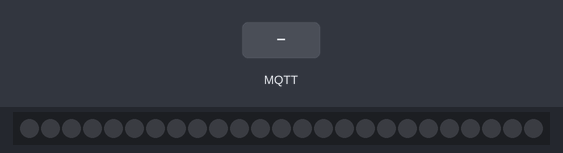
The sketch below on a simulated ESP8266 (NodeMCU). On the bench: 25 RGB LEDs in strip order, left to right. The inputs (shaded band) are chosen by the test bench. Dim RGB values are drawn brighter than linear; WiFi joins after 1.5 s; servers stay silent unless stated; random numbers use the default seed unless the sketch sets one; no MQTT or app messages arrive unless stated; what the sketch prints to the serial monitor is not drawn.

Above: at 3.7 s.
3.8 s: MQTT message "1" arrives on the first subscribed topic
At 4.4 s:
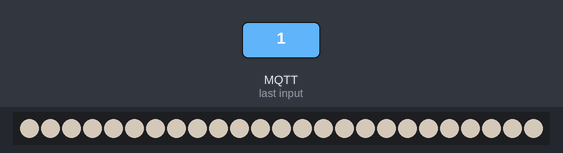
5.3 s: MQTT message "1" arrives on the second subscribed topic
At 6.5 s:
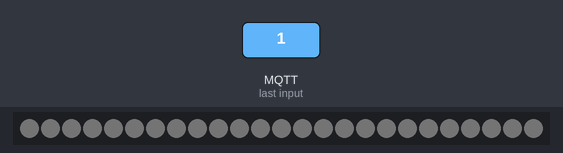
6.8 s: MQTT message "1" arrives on the third subscribed topic
At 7.8 s:
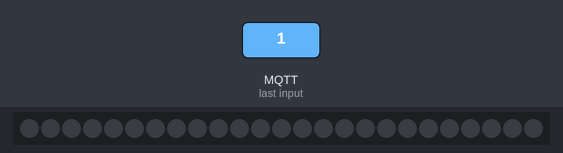
Timing chart, 0 to 9.8 s (numbered marks = the images above; inputs shaded):
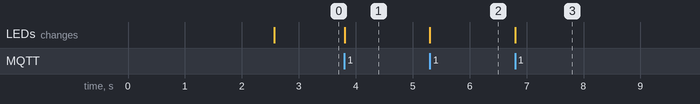

The sketch:

FastLedPaletteSelection.ino
```cpp
/*  MQTT FAST LED LIGHT CONTROLLED VIA HOME ASSISTANT with ESP8266:
    - WiFi INITIALISAZION: as described embedded
    - MQTT stndard pubsubclient LIBRARY.
        - reconnect() connect to the broker and subscribe to topics
        - callback() recieve the messages this client is subscribed to
    - turnON/turnOFF function - standard payload "ON" "OFF"
    - brightness control (no need confirmation for this
      within HA.only if there is an external control for that)
    - Palette selection (STATIC) through HA
    - RGB palette allows to control colors
    - Display the value of sensor_battery1 on the led strip


    HOME ASSISTANT LIGHT (RGB)

light:
- platform: mqtt
  name: 'Totem'
  command_topic: 'demo/totem/setpower'
  state_topic: 'demo/totem/setpowerOK'
  brightness_command_topic: 'demo/totem/setbrightness'
  brightness_state_topic: 'demo/totem/setbrightnessOK'
  rgb_command_topic: 'demo/totem/setcolor'
  rgb_state_topic: 'demo/totem/setcolorOK'
  #brightness_scale: 100
  optimistic: false
  retain: true

input_select:
  palette_select:
    name: Select Palette
    options:
     - "RGB"
     - "Semaforo"
     - "Rainbow"
     - "Clouds"
     - "YelRosePurp"
     - "Fire"
     - "Drago Verde"
     - "Trove"
     - "Peppermint"
    initial: "Semaforo"

automation:

- alias: "Select Palette"
  initial_state: True
  hide_entity: False
  trigger:
    - platform: state
      entity_id: input_select.palette_select
  action:
    - service: mqtt.publish
      data_template:
        topic: "demo/totem/selectpalette"
        payload: '{{ trigger.to_state.state | string }}'

- alias: "Bar Height"
  initial_state: True
  hide_entity: False
  trigger:
    - platform: state
      entity_id: sensor.battery_1
  action:
    - service: mqtt.publish
      data_template:
        topic: "demo/totem/battery1"
        payload_template: "{{ trigger.to_state.state | string }}"

*/

#define FASTLED_ALLOW_INTERRUPTS 0 //FOUNDAMENTAL TO AVOID GLITCHES with ESP!!!
#include <FastLED.h>
#include <ESP8266WiFi.h>
#include <PubSubClient.h>


/************ FASTLED STUFF ******************/
#define NUM_LEDS 25
#define DATA_PIN 7
#define LED_TYPE WS2812B
#define COLOR_ORDER GRB
#define UPDATES_PER_SECOND 20


/************ WIFI and MQTT INFORMATION ******************/
#define wifi_ssid "HassWiFi"
#define wifi_password "hassbian"

#define mqtt_server "10.0.0.2"
//#define mqtt_user "user MOSQUITTO"
//#define mqtt_password "password MOSQUITTO"


/****************************** MQTT TOPICS  ***************************************/
#define SetpowerSub "demo/totem/setpower"        //turn ON turn OFF
#define SetpowerPub "demo/totem/setpowerOK"      //and confirm

#define SetbrightnessSub "demo/totem/setbrightness"    //set brightness
#define SetbrightnessPub "demo/totem/setbrightnessOK"  //and confirm (HA mqtt don't need confirmation, but i loses the data if turned OFF)

#define SetcolorSub "demo/totem/setcolor"
#define SetcolorPub "demo/totem/setcolorOK"

#define Battery1Sub "demo/totem/battery1"
#define SetPaletteSub "demo/totem/selectpalette"


char msg_buff[100]; // to store the message payload format for publishing

/************************* WI-FI (variables) **************************/
WiFiClient espClient;              //initialise a wifi client
PubSubClient client(espClient);   //creates a partially initialised client instance


/************ MORE FASTLED STUFF (variables)******************/


String setPower = "OFF";          //string recieved values
String setBrightness = "128";
String setColor = "255,241,224";
String setPalette = "RGB";
int brightness = 128;

int Rcolor = 255;
int Gcolor = 241;
int Bcolor = 224; //warm white

float batteryValue = 0.0;
int batteryLevel = 0;
int numLedsToLight;

CRGB leds[NUM_LEDS];
CRGBPalette16 LaPalette; //a type palette 16bit

float MqttValue;
//extern CRGBPalette16 myRainbowPalette_p;
extern const TProgmemPalette16 myTrafficLightsPalette_p PROGMEM;
extern const TProgmemPalette16 myClouds_p PROGMEM;

/************ SETUP WIFI CONNECT and PRINT IP SERIAL ******************/
void setup_wifi() {

  delay(10);
  // We start by connecting to a WiFi network
  Serial.println();
  Serial.print("Connecting to ");
  Serial.println(wifi_ssid);

  WiFi.begin(wifi_ssid, wifi_password);

  while (WiFi.status() != WL_CONNECTED) {
    delay(500);
    Serial.print(".");
  }

  randomSeed(micros());
  Serial.println("");
  Serial.println("WiFi connected");
  Serial.println("IP address: ");
  Serial.println(WiFi.localIP());
}

void callback(char* p_topic, byte* p_payload, unsigned int p_length) {
  int i = 0;
  //turn on turn off command and publish
  if (String(p_topic) == SetpowerSub) {
    for (i = 0; i < p_length; i++) {
      msg_buff[i] = p_payload[i];
    }
    msg_buff[p_length] = '\0';
    setPower = String(msg_buff);
    Serial.println("Set Power: " + setPower);
    if (setPower == "OFF") {
      client.publish(SetpowerPub, "OFF");
    }

    if (setPower == "ON") {
      client.publish(SetpowerPub, "ON");
    }
  }

  if (String(p_topic) == SetbrightnessSub) {
    for (i = 0; i < p_length; i++) {
      msg_buff[i] = p_payload[i];
    }
    msg_buff[i] = '\0';
    setBrightness = String(msg_buff);
    Serial.println("Set Brightness: " + setBrightness);
    brightness = setBrightness.toInt();
    client.publish(SetbrightnessPub, msg_buff);
    //setPower = "ON";                            //logically correct but useless.
    //client.publish(SetpowerPub, "ON");          //HA publishes "ON" when controlling brightness
  }
  if (String(p_topic) == SetcolorSub) {
    for (i = 0; i < p_length; i++) {
      msg_buff[i] = p_payload[i];
      Serial.print(msg_buff[i]);
    }
    msg_buff[i] = '\0';
    setColor = String(msg_buff);
    Serial.println("Set color: " + setColor);
    Rcolor = setColor.substring(0, setColor.indexOf(',')).toInt();
    Gcolor = setColor.substring(setColor.indexOf(',') + 1, setColor.lastIndexOf(',')).toInt();
    Bcolor = setColor.substring(setColor.lastIndexOf(',') + 1).toInt();
    client.publish(SetcolorPub, msg_buff);
  }

  if (String(p_topic) == Battery1Sub) {     //read battery values
    p_payload[p_length] = '\0';  //terminate the string with NULL
    String message_buffer = String((char*)p_payload);
    batteryValue = message_buffer.toFloat();
    batteryLevel = (int)batteryValue;
    Serial.println("Message arrived [");
    Serial.print(batteryValue);
    Serial.print("] ");
    Serial.println();
  }

  if (String(p_topic) == SetPaletteSub) {
    for (i = 0; i < p_length; i++) {
      msg_buff[i] = p_payload[i];
    }
    msg_buff[i] = '\0';
    setPalette = String(msg_buff);
    if (setPalette == "RGB") {
      Serial.println("RGB mode active  -  pickup your color");
    }
    else {
      Serial.println("Set Palette: " + setPalette);
      AssignPalette(setPalette);
    }
    client.publish(SetpowerPub, "ON");

  }
}

void reconnect() {
  // Loop until we're reconnected
  while (!client.connected()) {
    Serial.print("Attempting MQTT connection...");
    // Create a random client ID
    String clientId = "ESP8266Client-";
    clientId += String(random(0xffff), HEX);
    // Attempt to connect
    if (client.connect(clientId.c_str())) {
      Serial.println("connected");
      if (setPower == "ON")
        client.publish(SetpowerPub, "ON"); // Once connected, publish state
      else
        client.publish(SetpowerPub, "OFF");
      // ... and resubscribe
      client.subscribe(SetpowerSub);
      client.subscribe(SetbrightnessSub);
      client.subscribe(SetcolorSub);
      client.subscribe(SetPaletteSub);
      client.subscribe(Battery1Sub);


    } else {
      Serial.print("failed, rc=");
      Serial.print(client.state());
      Serial.println(" try again in 5 seconds");
      // Wait 5 seconds before retrying
      delay(5000);
    }
  }
}
void setup() {
  Serial.begin(9600);    //for debugging
  setup_wifi();
  client.setServer(mqtt_server, 1883);  //client is now ready for use
  client.setCallback(callback);

  delay(1000); //power-up safety delay
  FastLED.addLeds<LED_TYPE, DATA_PIN, COLOR_ORDER>(leds, NUM_LEDS).setCorrection(TypicalLEDStrip);
  FastLED.setMaxPowerInVoltsAndMilliamps(5, 1000); //as the function says.....
  FastLED.setBrightness( brightness );
  FastLED.setDither(0);  //quando dimmera basso (i.e. 25% di 46 di brightness, il risultato è 11,5)
  //                       //senza questo comando fa un dithering tra 11 e 12 ---> reference:  https://github.com/FastLED/FastLED/wiki/FastLED-Temporal-Dithering


  LaPalette = myTrafficLightsPalette_p; //single color mapping HERE
  client.publish(SetcolorPub, "255,241,224");
  batteryLevel=100;
}

void loop() {


  numLedsToLight = map(batteryLevel, 0, 100, 0, NUM_LEDS);

  if (!client.connected()) {
    reconnect();
  }
  client.loop();

  if (setPower == "OFF") {
    for ( int i = 0; i < NUM_LEDS; i++)
      leds[i].fadeToBlackBy( 16 );   //FADE OFF LEDS

  }

  else if (setPalette != "RGB") {
    FastLED.clear();
    for (int i = 0; i < numLedsToLight; i++)
      leds[i] = ColorFromPalette( LaPalette, i * (255 / (NUM_LEDS - 1)), 255, LINEARBLEND);
  }
  else if (setPalette == "RGB") {
    fill_solid(leds, NUM_LEDS, CRGB(Rcolor, Gcolor, Bcolor));

  }

  FastLED.setBrightness(brightness);
  FastLED.show();
}


//yellow rose and purple
DEFINE_GRADIENT_PALETTE( bhw1_01_gp ) {
  0, 227, 101,  3,
  117, 194, 18, 19,
  255,  92,  8, 192
};

// azzurro verde giallino verde azzurro //
DEFINE_GRADIENT_PALETTE( bhw2_turq_gp ) {
  0,   1, 33, 95,
  38,   1, 107, 37,
  76,  42, 255, 45,
  127, 255, 255, 45,
  178,  42, 255, 45,
  216,   1, 107, 37,
  255,   1, 33, 95
};

// fire with some rose
DEFINE_GRADIENT_PALETTE( bhw3_02_gp ) {
  0, 121,  1,  1,    //red
  63, 255, 57,  1,   //orange
  112, 255, 2, 3,  //red
  145, 255, 20, 5,  //red
  188, 244, 146,  3, //yellow
  255, 115, 14,  1   //redish
};

DEFINE_GRADIENT_PALETTE( trove_gp ) {
  0,  12, 23, 11,
  12,   8, 52, 27,
  25,  32, 142, 64,
  38,  55, 68, 30,
  51, 190, 135, 45,
  63, 201, 175, 59,
  76, 186, 80, 20,
  89, 220, 79, 32,
  101, 184, 33, 14,
  114, 137, 16, 15,
  127, 118, 20, 27,
  140,  79, 16, 35,
  153,  67,  8, 26,
  165,  22,  9, 42,
  178,  11,  3, 34,
  191,  58, 31, 109,
  204, 186, 49, 83,
  216, 182, 25, 55,
  229,  39, 90, 100,
  242,  15, 81, 132,
  255,  68, 135, 52
};

// Gradient palette "Sunrise_gp", originally from
// http://soliton.vm.bytemark.co.uk/pub/cpt-city/ggr/tn/Sunrise.png.index.html
// converted for FastLED with gammas (2.6, 2.2, 2.5)
// Size: 52 bytes of program space.

DEFINE_GRADIENT_PALETTE( Sunrise_gp ) {
    0, 255,255,255,
   25, 237,246,199,
   51, 222,237,151,
   96, 237,139, 54,
  124, 255, 69,  9,
  128, 139, 21,  5,
  134,  61,  1,  2,
  139,  29,  2,  1,
  143,   9,  4,  1,
  155,  12, 16, 29,
  177,  15, 39,145,
  215,  65,118,197,
  255, 167,246,255};


//LaPalette = myRainbowPalette_p; incase assign palette before fire the leds

void AssignPalette(String p_Palette) {

  //if (p_Palette == "RGB") SetStaticColor();
  if (p_Palette == "Semaforo") LaPalette = myTrafficLightsPalette_p;
  else if (p_Palette == "Rainbow") LaPalette = RainbowColors_p;
  else if (p_Palette == "Clouds") LaPalette = myClouds_p;
  else if (p_Palette == "YelRosePurp") LaPalette = bhw1_01_gp;
  else if (p_Palette == "Fire") LaPalette = bhw3_02_gp;
  else if (p_Palette == "Drago Verde") LaPalette = bhw2_turq_gp;
  else if (p_Palette == "Trove") LaPalette = trove_gp;
  else if (p_Palette == "Peppermint") LaPalette = Sunrise_gp;

}


const TProgmemPalette16 myTrafficLightsPalette_p PROGMEM =
{
  CRGB::Red,
  CRGB::Red,
  CRGB::Red,
  CRGB::Red,

  CRGB::OrangeRed,
  CRGB::OrangeRed,
  CRGB::OrangeRed,
  CRGB::Orange,

  CRGB::Orange,
  CRGB::Yellow,
  CRGB::LawnGreen,
  CRGB::LawnGreen,

  CRGB::Green,
  CRGB::Green,
  CRGB::Green,
  CRGB::Green

};

const TProgmemPalette16 myClouds_p PROGMEM =
{
  CRGB::Aqua,
  CRGB::Aqua,
  CRGB::Gray,
  CRGB::Cyan,

  CRGB::Gray,
  CRGB::Gray,
  CRGB::CornflowerBlue,
  CRGB::CornflowerBlue,

  CRGB::DeepSkyBlue,
  CRGB::DeepSkyBlue,
  CRGB::Gray,
  CRGB::Gray,

  CRGB::Gray,
  CRGB::DarkCyan,
  CRGB::DarkCyan,
  CRGB::DarkCyan,

};
```

Measured:
- after the input at 3.8 s, the LEDs: change at once (image 1)
- after the input at 5.3 s, the LEDs: change at once (image 2)
- after the input at 6.8 s, the LEDs: change at once (image 3)
